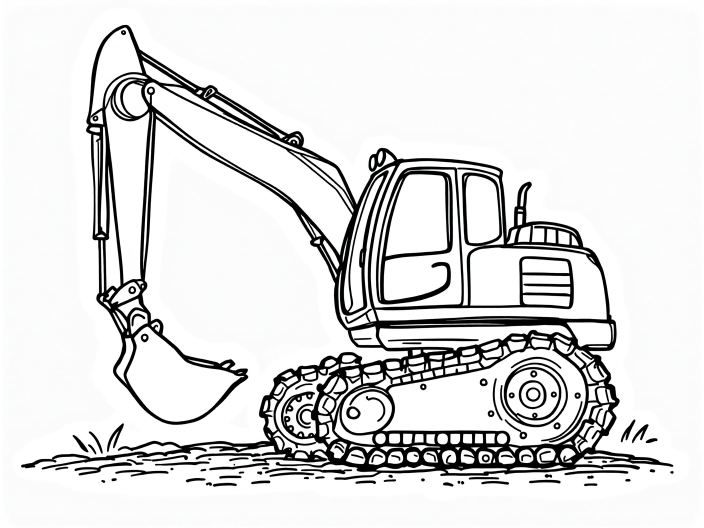
#> input picture book/book1/art/a01.png, 1408 x 1056 px (shown at 1/2 size)
$ python -i clean-art.py   (imports and definitions only)
#> lines starting #> are read from the running program, lines starting #| are printed output that depends on the picture; after the words box and inside, x2 and y2 are one past the last pixel; in counts of white or black regions, pixels touching at a corner belong together
#!/usr/bin/env python3
"""
Turn a raw Flux illustration into print-ready line art.

Flux draws in soft grays with antialiased edges and, left to itself, sprinkles
stipple across anything that should read as sand or dirt. Neither survives a
black-and-white KDP interior well: the grays band, and the speckles print as
dirt. This does three things, in order:

  1. Threshold to pure black on white. Measured on the first test image, only
     about 2% of pixels sit in the mid-tones, so this loses edge smoothing and
     nothing else.
  2. Drop ink blobs below a minimum area. Stipple dots are small and isolated;
     real line work is long and connected.
  3. Grow what is left, so a toddler has a line thick enough to stay inside.

Removing solid fills was tried here and taken out again. Eroding to find them
cannot tell a shadow from a deliberately heavy stroke, so it hollowed out the
drawing and left the roller's drum in ragged pieces — worse than the shadow
it was removing. A solid black area is a reason to redo the image.

What it cannot do is simplify a drawing. If Flux returns a detailed machine,
the fix is the prompt, not this file.

Usage:
    python3 book/scripts/clean-art.py                 # every image in art/
    python3 book/scripts/clean-art.py a06 a23         # only these
"""

import sys
from pathlib import Path

import numpy as np
from PIL import Image
from scipy import ndimage

HERE = Path(__file__).resolve().parent
ART = HERE.parent / "book1" / "art"
OUT = HERE.parent / "book1" / "art-clean"

# Anything darker than this counts as ink.
INK_THRESHOLD = 128
# Ink blobs smaller than this many pixels are speckle. Sized from the test
# image, where stipple dots ran well under 100px and the smallest real detail
# (a wheel hub) was several thousand.
MIN_BLOB_AREA = 400
# Radius in pixels to grow every remaining line by, at the 1408px generation
# width. Takes a ~6px stroke to ~12px, about 1.5mm once placed on the page.
GROW_RADIUS = 3


def disc(r: int) -> np.ndarray:
    """A round structuring element, so corners grow as evenly as edges."""
    y, x = np.ogrid[-r : r + 1, -r : r + 1]
    return x * x + y * y <= r * r


def clean(path: Path) -> dict:
#> called with path = '../book1/art/a01.png'
    gray = np.asarray(Image.open(path).convert("L"))
    ink = gray < INK_THRESHOLD
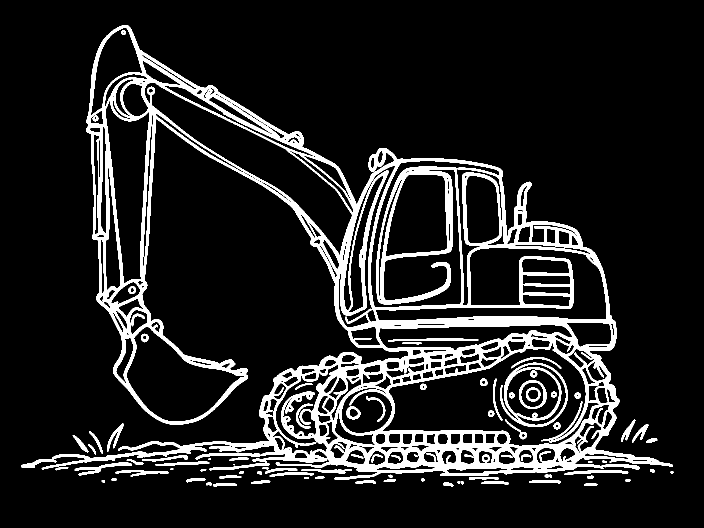
#> ink: shape (1056, 1408) bool (shown at 1/2 size); 12% white; 87 white regions (2 under 20 px), largest, box (x1, y1, x2, y2) and area: (42, 50, 1346, 960) 159297, (1000, 725, 1136, 854) 3395, (149, 924, 264, 951) 817
    raw_px = int(ink.sum())
#> raw_px = 179157

    labels, count = ndimage.label(ink)
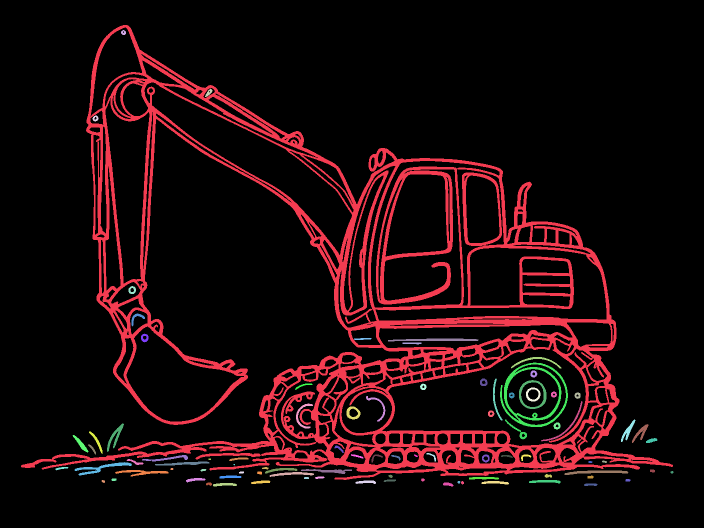
#> labels: shape (1056, 1408) int32 (shown at 1/2 size); 91 distinct labels, from 0 to 90; one colour per label, 0 black
#> count = 90
    if count:
        areas = np.bincount(labels.ravel())
#> areas = 91 values, max 1307691 at index 0, min 7 at index 54, mean 16339
        areas[0] = 0  # background
        keep = areas >= MIN_BLOB_AREA
        ink = keep[labels]
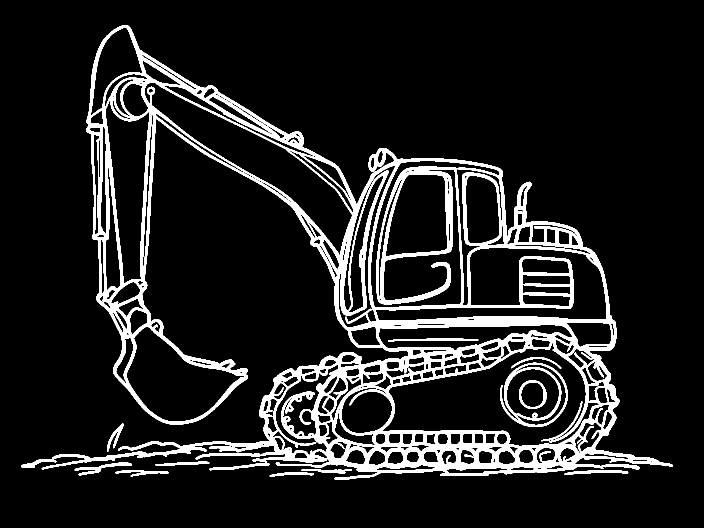
#> ink: shape (1056, 1408) bool (shown at 1/2 size); 11.3% white; 13 white regions, largest, box (x1, y1, x2, y2) and area: (42, 50, 1346, 960) 158985, (1000, 725, 1136, 854) 3395, (149, 924, 264, 951) 817
    kept_px = int(ink.sum())
#> kept_px = 168657

    ink = ndimage.binary_dilation(ink, structure=disc(GROW_RADIUS))
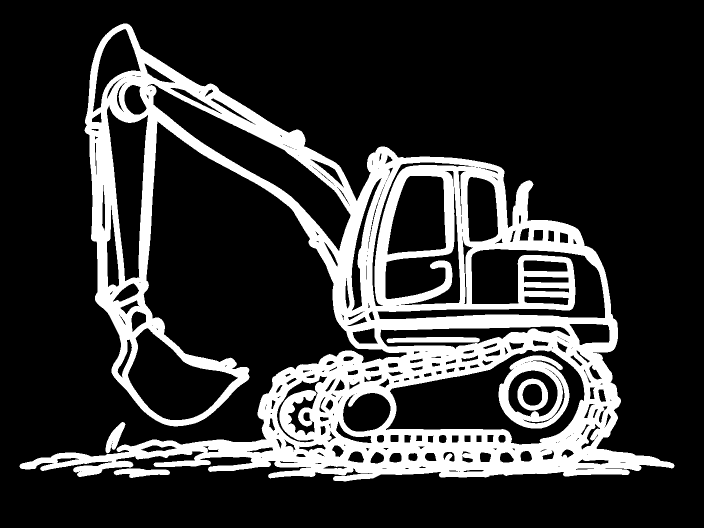
#> ink: shape (1056, 1408) bool (shown at 1/2 size); 20.3% white; 6 white regions, box (x1, y1, x2, y2) and area: (39, 47, 1349, 963) 287690, (997, 711, 1139, 857) 8283, (773, 674, 960, 686) 1878, (1035, 757, 1096, 821) 1728, (227, 937, 340, 956) 1352, (211, 844, 251, 907) 1100

    OUT.mkdir(parents=True, exist_ok=True)
#> (the run stopped early here; a loop or call above may not have finished)

$ run again, on book/book1/art/a05.png
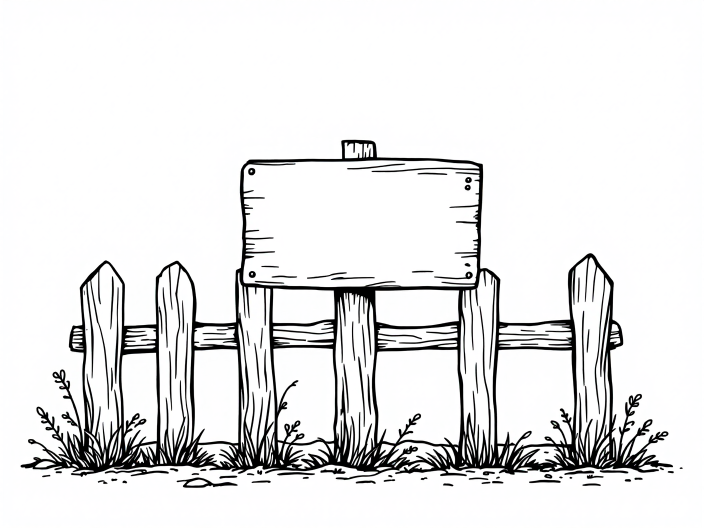
#> input picture book/book1/art/a05.png, 1408 x 1056 px (shown at 1/2 size)
#> in clean, `ink = gray < INK_THRESHOLD`:
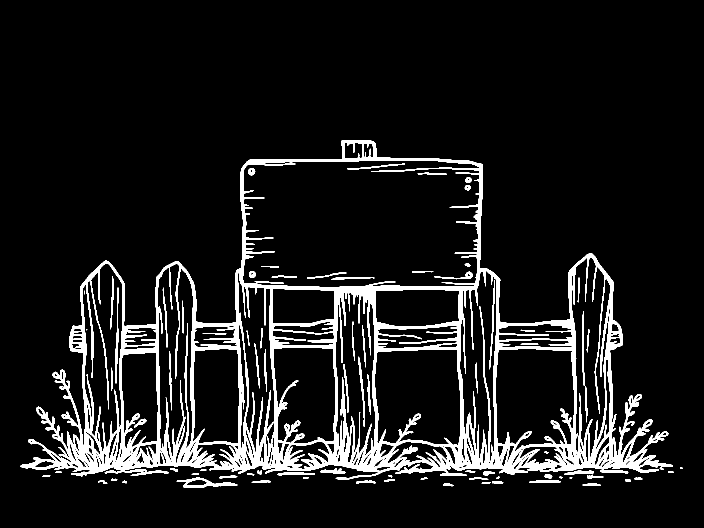
#> ink: shape (1056, 1408) bool (shown at 1/2 size); 9.2% white; 85 white regions (5 under 20 px), largest, box (x1, y1, x2, y2) and area: (41, 280, 1346, 960) 123888, (353, 955, 475, 976) 869, (209, 939, 338, 952) 627
#> raw_px = 137364
#> labels: shape (1056, 1408) int32; 91 distinct labels, from 0 to 90
#> count = 90
#> areas = 91 values, max 1349484 at index 0, min 1 at index 47, mean 16339
#> kept_px = 127051
#> in clean, `ink = ndimage.binary_dilation(ink, structure=disc(GROW_RADIUS))`:
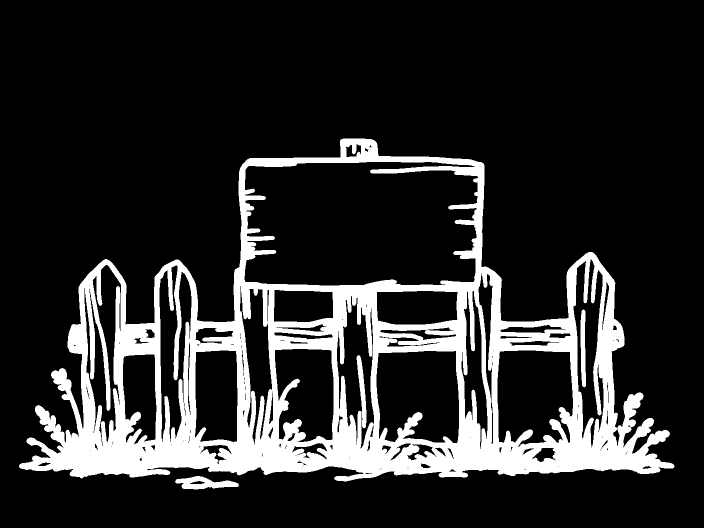
#> ink: shape (1056, 1408) bool (shown at 1/2 size); 16.9% white; 3 white regions, box (x1, y1, x2, y2) and area: (38, 277, 1349, 963) 247356, (350, 952, 478, 979) 1917, (1161, 619, 1172, 775) 1359

$ run again, on book/book1/art/a06.png
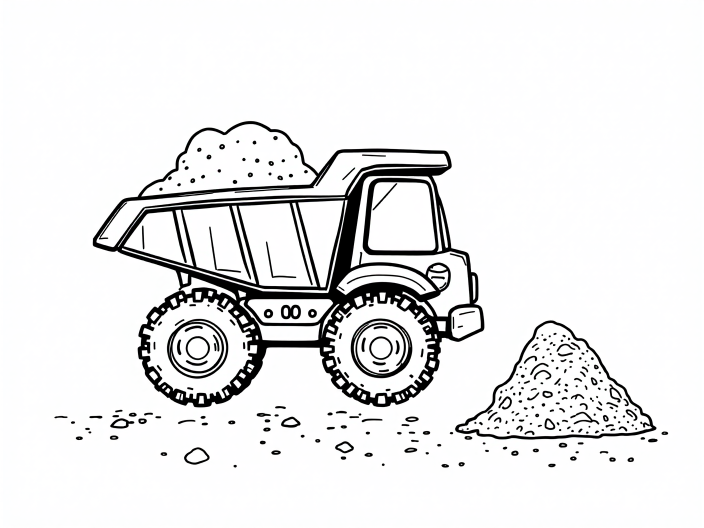
#> input picture book/book1/art/a06.png, 1408 x 1056 px (shown at 1/2 size)
#> in clean, `ink = gray < INK_THRESHOLD`:
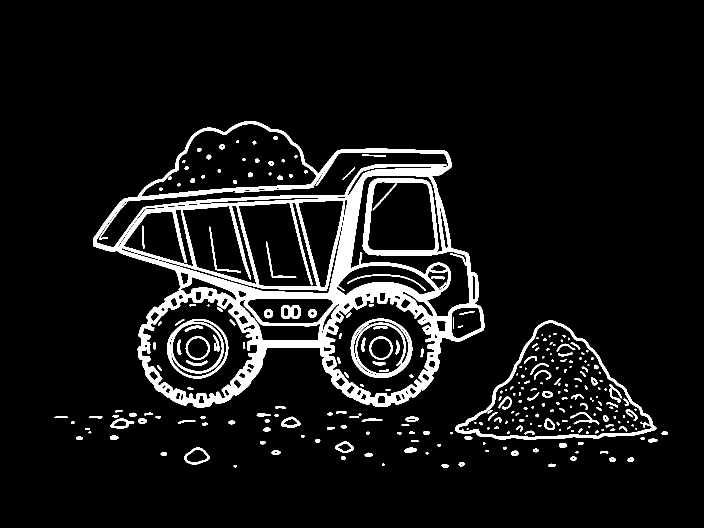
#> ink: shape (1056, 1408) bool (shown at 1/2 size); 8% white; 280 white regions (55 under 20 px), largest, box (x1, y1, x2, y2) and area: (186, 242, 969, 815) 86190, (910, 641, 1313, 879) 5725, (701, 637, 825, 756) 3407
#> raw_px = 118342
#> labels: shape (1056, 1408) int32; 285 distinct labels, from 0 to 284
#> count = 284
#> areas = 285 values, max 1368506 at index 0, min 3 at index 233, mean 5217
#> kept_px = 101477
#> in clean, `ink = ndimage.binary_dilation(ink, structure=disc(GROW_RADIUS))`:
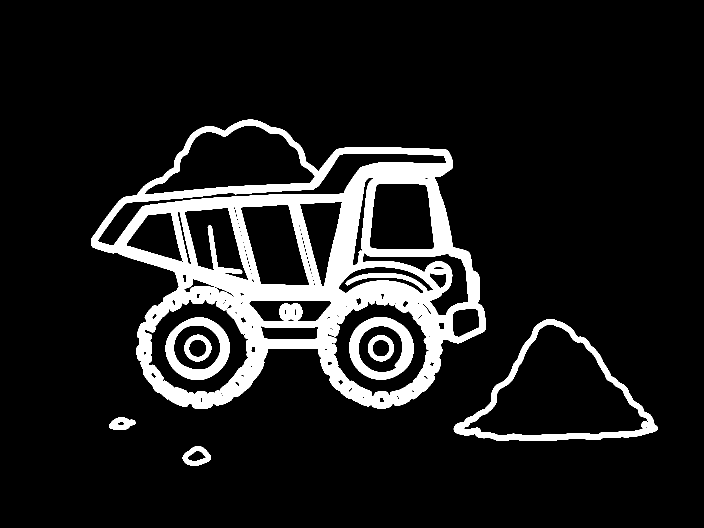
#> ink: shape (1056, 1408) bool (shown at 1/2 size); 11.3% white; 9 white regions, largest, box (x1, y1, x2, y2) and area: (183, 239, 972, 818) 138815, (907, 638, 1316, 882) 11708, (698, 634, 828, 759) 6321

$ run again, on book/book1/art/a07.png
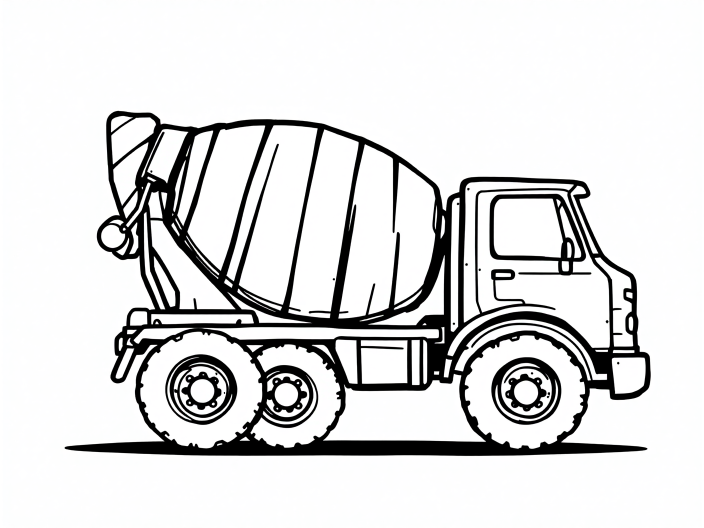
#> input picture book/book1/art/a07.png, 1408 x 1056 px (shown at 1/2 size)
#> in clean, `ink = gray < INK_THRESHOLD`:
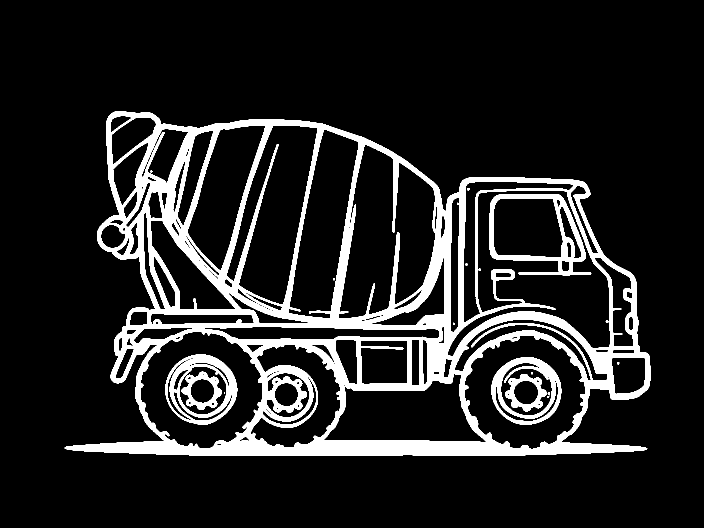
#> ink: shape (1056, 1408) bool (shown at 1/2 size); 13.4% white; 18 white regions (9 under 20 px), largest, box (x1, y1, x2, y2) and area: (129, 222, 1301, 912) 175081, (979, 388, 1183, 551) 7349, (331, 709, 475, 850) 6643
#> raw_px = 199766
#> labels: shape (1056, 1408) int32; 20 distinct labels, from 0 to 19
#> count = 19
#> areas = 20 values, max 1287082 at index 0, min 8 at index 17, mean 74342.4
#> kept_px = 199545
#> in clean, `ink = ndimage.binary_dilation(ink, structure=disc(GROW_RADIUS))`:
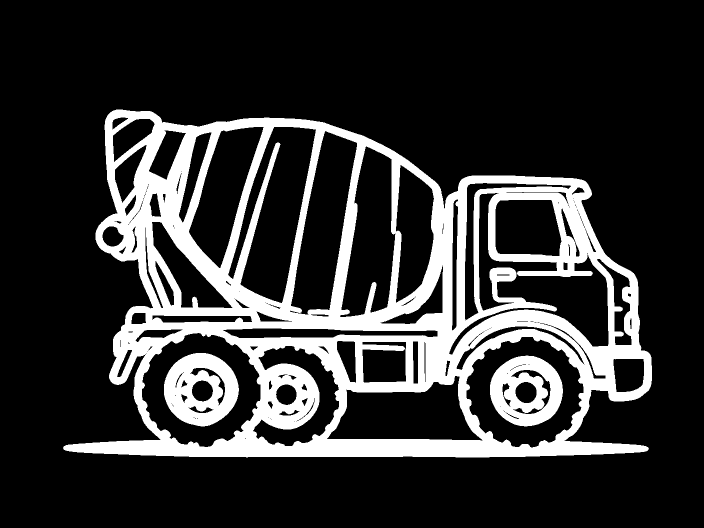
#> ink: shape (1056, 1408) bool (shown at 1/2 size); 20.1% white; 3 white regions, box (x1, y1, x2, y2) and area: (126, 219, 1304, 915) 271013, (328, 706, 478, 853) 14287, (980, 711, 1126, 853) 13134
